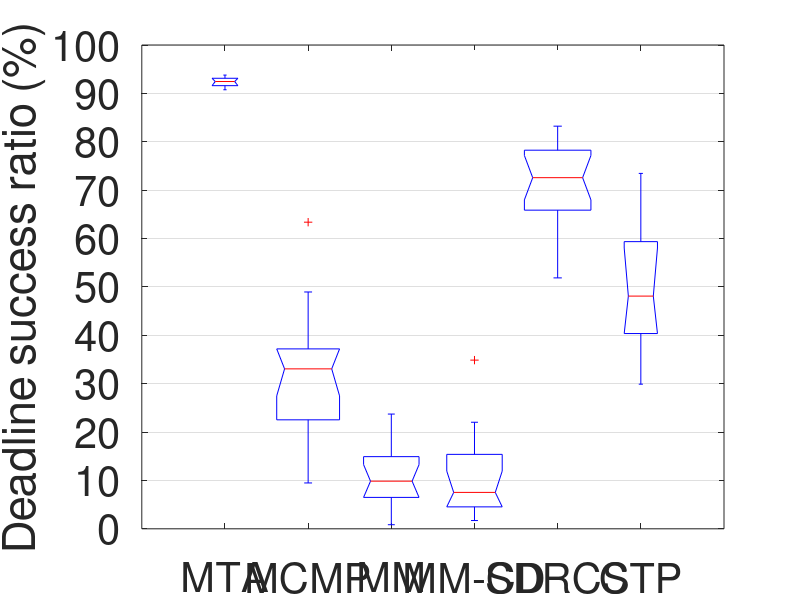

Here is the MATLAB script that generated this plot: (Note: this script raises an error after producing the figure.)
%%%%%%%%%%%%%%%%%%%%%%%%%%%%%%%%%%%%%%%%%%%%%%%%%%%%%%%%%%%%%%%%%%%%%%%%%%%%%%%%%%%%%%%
%   Author: Xiaohui Liu (whulxh@gmail.com)
%   Date:   9/28/2011
%   Function: prepares figures for display
%%%%%%%%%%%%%%%%%%%%%%%%%%%%%%%%%%%%%%%%%%%%%%%%%%%%%%%%%%%%%%%%%%%%%%%%%%%%%%%%%%%%%%%%
%% deadline success ratio
cd ~/Dropbox/tOR/figures/;
% protocols = {'MTA'; 'M-DB'; 'M-mDQ'; 'mDQ'; 'M-FIFO'; 'M-MD';};
% 'm' for min
protocols = {'MTA'; 'MCMP'; 'MM'; 'MM-CD'; 'SDRCS'; 'CTP';};
%% Deadline success ratio
metric = 'Deadline success ratio';
PROTOCOL_CNTS = size(protocols, 1);
pdr = cell(PROTOCOL_CNTS, 1);
idx = 1;
% MTA
t = [
0.91820632698985
0.93783456268711
0.93362116836509
0.90748905258628
0.92885687247038
0.92452656767602
0.91370455464968    
];
pdr{idx} = t;
idx = idx + 1;

% MCMP
t = [
0.1987085584802
0.33300644504367
0.41959532325656
0.21964421991235
0.22528103698718
0.63378769376642
0.30799138977373
0.48952341450896
0.37397874020441
0.37134332568779
0.33060973898642
0.29459804095843
0.15384406115048
0.34851773937521
0.37188894840074
0.094804491735912
0.24058522166245   
];
pdr{idx} = t;
idx = idx + 1;

% MMSPEED
t = [
0.008485824204521
0.1198118760857
0.20430668819222
0.10571049129579
0.086842367849608
0.17668679080767
0.17467175872052
0.23719587035104
0.022137825607465
0.097686580409046
0.089346466569397
0.038770053038599
0.12368584795938
0.098511283845112
0.043057858849435    
];
pdr{idx} = t;
idx = idx + 1;

% MMSPEED-CD
t = [
0.34867989424886
0.14148802649449
0.16631466680729
0.075279473950312
0.047142070458922
0.16943490966284
0.080117639047541
0.022770331270717
0.07136908962279
0.02324663021217
0.22027233808162
0.13108283175996
0.054967496451142
0.017131970108572
0.043593375046615    
];
pdr{idx} = t;
idx = idx + 1;

% SDRCS
t = [
0.83223938566263
0.65468778891895
0.62019985998506
0.7363117717977
0.8241938776749
0.82837461671402
0.72103316969405
0.67055122685372
0.81040358140341
0.51865128403722
0.78050829559542
0.70896012023464
0.58184930575424
0.63503871635032
0.67191802145417
0.73052632472365
0.74084237022494
0.78327861224035
];
pdr{idx} = t;
idx = idx + 1;

% CTP
t = [
0.73461383311788
0.55059611713076
0.40361583165072
0.37374692607784
0.48100943790225
0.43854055307122
0.59357363452643
0.29897385020336
0.65080274013276
];
pdr{idx} = t;
idx = idx + 1;

% display
data = pdr;
group = zeros(0);
dataDisp = zeros(0);
for i = 1 : size(data, 1)
    group = [group ; ones(size(data{i})) + i - 1];
    dataDisp = [dataDisp ; data{i}];
end
figure('name', metric);
% title([metric 'for different protocols']);
h = boxplot(dataDisp * 100, group, 'notch', 'on');
set(gca, 'FontSize', 30, 'YGrid', 'on', 'xtick', 1:size(protocols, 1), 'XTickLabel', protocols, 'ytick', 0:10:100);
set(gca, 'FontSize', 30, 'YGrid', 'on');
%xlabel('Protocols');
ylabel([metric ' (%)']);
%
maximize;
set(gcf, 'Color', 'white'); % Sets figure background
export_fig 'dcr_peers_heavy' -eps;
export_fig 'dcr_peers_heavy' -jpg -zbuffer;
saveas(gcf, 'dcr_peers_heavy.fig');
% saveas(h, 'foo.fig');
% xticklabel_rotate(1 : size(protocols, 1), 90, protocols);

%% PDR
metric = 'Packet delivery ratio';
PROTOCOL_CNTS = size(protocols, 1);
pdr = cell(PROTOCOL_CNTS, 1);
idx = 1;
% MTA
t = [
0.91893063583815
0.93921553635599
0.93452336308408
0.90871559633028
0.92948185092824
0.92578642672805
0.91434010152284    
];
pdr{idx} = t;
idx = idx + 1;

% MCMP
t = [
0.60954887218045
0.62601251234771
0.84780255466551
0.63747734686481
0.68029989028404
0.82624091445611
0.57590485447996
0.67686791728024
0.82060135232341
0.55639097744361
0.54417281858889
0.80512855862687
0.77221865868434
0.5497491638796
0.61841866101182
0.41387064323333
0.63169348456872   
];
pdr{idx} = t;
idx = idx + 1;

% MMSPEED
t = [
0.23548162167547
0.41083379810374
0.45837535883311
0.39583693211263
0.41722900215362
0.44373585681958
0.40316940703817
0.47029976516093
0.27856051604142
0.45642049234864
0.34023710898443
0.35396753148232
0.44718831581176
0.40105502234596
0.51198983643005  
];
pdr{idx} = t;
idx = idx + 1;

% MMSPEED-CD
t = [
0.50439456671751
0.48984529190807
0.39680071095312
0.23226854358419
0.22473584394473
0.35507982583454
0.36996150773477
0.33308029689609
0.45043568285739
0.5117248566962
0.42054981477871
0.37186555219634
0.4333894264479
0.3933601609658
0.40541838793352   
];
pdr{idx} = t;
idx = idx + 1;

% SDRCS
t = [
0.89661795979968
0.74735992048702
0.70257369541379
0.84620271033314
0.86115160349854
0.83360552763819
0.81812307029511
0.74715946193026
0.89246976686199
0.53869261411872
0.87335316617085
0.74130235000656
0.60994849729448
0.76211991696178
0.77601023953191
0.85534722222222
0.78694388553544
0.85983013967853   
];
pdr{idx} = t;
idx = idx + 1;

% CTP
t = [
0.94934519397084
0.85670771224887
0.78703175508652
0.69100474785064
0.75147252244524
0.79721348039965
0.86970810274535
0.73300209636685
0.92504930966469    
];
pdr{idx} = t;
idx = idx + 1;

% display
data = pdr;
group = zeros(0);
dataDisp = zeros(0);
for i = 1 : size(data, 1)
    group = [group ; ones(size(data{i})) + i - 1];
    dataDisp = [dataDisp ; data{i}];
end
figure('name', metric);
% title([metric 'for different protocols']);
h = boxplot(dataDisp * 100, group, 'notch', 'on');
set(gca, 'FontSize', 30, 'YGrid', 'on', 'xtick', 1:size(protocols, 1), 'XTickLabel', protocols, 'ytick', 0:10:100);
ylabel([metric ' (%)']);
%
maximize;
set(gcf, 'Color', 'white'); % Sets figure background
export_fig 'pdr_peers_heavy' -eps;
export_fig 'pdr_peers_heavy' -jpg -zbuffer;
saveas(gcf, 'pdr_peers_heavy.fig');
% saveas(h, 'foo.fig');
% xticklabel_rotate(1 : size(protocols, 1), 90, protocols);

%% NTX
metric = 'Number of transmissions per packet delivered';
PROTOCOL_CNTS = size(protocols, 1);
pdr = cell(PROTOCOL_CNTS, 1);
idx = 1;
% MTA
t = [
12.9580908947948
13.6129925105829
13.6845104333868
14.6585058051489
12.9572961693248
13.8937693061101
12.8202637057599    
];
pdr{idx} = t;
idx = idx + 1;

% MCMP
t = [
16.6591834217343
13.2632021880917
11.8805754170923
17.3564930634524
12.0485619568139
9.45669172932331
12.5748610007943
12.5707529322739
12.562237026648
12.4660638081691
14.5542088290893
10.9935787671233
11.3538532533456
10.6682237914177
11.7081414715391
19.8668859022019
13.4175801231861    
];
pdr{idx} = t;
idx = idx + 1;

% MMSPEED
t = [
104.523688663283
28.2791447480061
26.6420108327691
37.131573205324
28.9117343427392
25.2087776232422
28.1719874515593
20.1788808929358
50.5767824497258
30.8952057013282
32.9725020990764
38.159237033862
24.4190596402651
31.3796127146511
26.0859181141439   
];
pdr{idx} = t;
idx = idx + 1;

% MMSPEED-CD
t = [
19.6743951612903
19.1740317130231
64.5719484882419
57.4285714285714
49.5304400241109
32.1091354996934
29.33588535532
39.6143327424664
35.7923769392837
23.7106488216468
27.4653067532066
38.8950263032042
24.8377285228927
40.2514919011083
45.1995260663507   
];
pdr{idx} = t;
idx = idx + 1;

% SDRCS
t = [
9.90543228768171
11.340786302053
12.9184722732281
12.0334473267162
12.2645789250952
9.60786677718333
11.8443917851501
11.0794441531201
8.70119438429839
15.4192023275549
9.11094890510949
11.8391038696538
12.4512612227448
10.2151097580516
9.94462770970782
10.4820167248518
12.360321969697
11.2087346938776  
];
pdr{idx} = t;
idx = idx + 1;

% CTP
t = [
11.2131702238417
12.6644980709585
14.9145526294596
12.7932219127205
11.8719275549806
12.6632109458838
11.6819834592899
13.8840922397874
8.62853144989339
];
pdr{idx} = t;
idx = idx + 1;

% display
data = pdr;
group = zeros(0);
dataDisp = zeros(0);
for i = 1 : size(data, 1)
    group = [group ; ones(size(data{i})) + i - 1];
    dataDisp = [dataDisp ; data{i}];
end
figure('name', metric);
% title([metric 'for different protocols']);
h = boxplot(dataDisp, group, 'notch', 'on');
set(gca, 'FontSize', 30, 'YGrid', 'on', 'xtick', 1:size(protocols, 1), 'XTickLabel', protocols);
ylabel(metric);
%
maximize;
set(gcf, 'Color', 'white'); % Sets figure background
export_fig 'ntx_peers_heavy' -eps;
export_fig 'ntx_peers_heavy' -jpg -zbuffer;
saveas(gcf, 'ntx_peers_heavy.fig');
% saveas(h, 'foo.fig');
% xticklabel_rotate(1 : size(protocols, 1), 90, protocols);